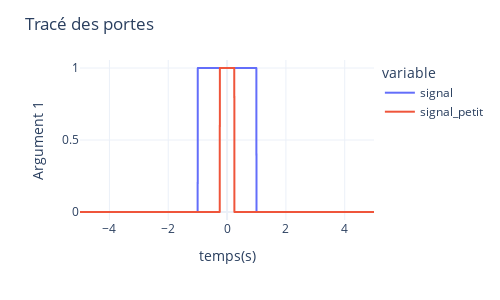
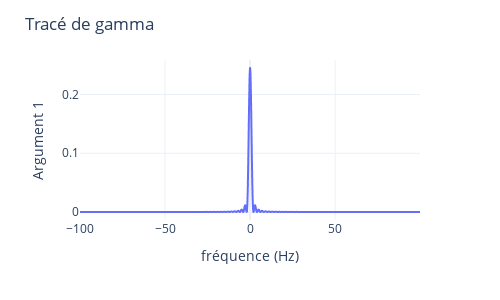

The notebook cell these images were saved under, in order:
### Code cell
a = 4

porte_petite = porte(a*t,T)

#######################superposition des portes
# I) Creer sa structure de données
df = pd.DataFrame({'temps':t, 'signal':porte(t,T),'signal_petit' : porte_petite, 'frequence' : nu, 'tf_real' : tf.real, 'tf_imag' : tf.imag})

# II) Creer sa figure
fig = px.line(df, x='temps', y=['signal','signal_petit'])

# III) Creer son layout
fig.update_layout(yaxis_title='Argument 1', xaxis_title='temps(s)',
#xaxis_range=..., yaxis_range=..., # if needed
title = 'Tracé des portes',
template='plotly_white', width=500, height=300)

# IV) Afficher
fig.show()

tf_petit , nu = msi.TransFourier(porte_petite,t)

gamma = np.abs(tf_petit)**2

#######################gamma
# I) Creer sa structure de données
df = pd.DataFrame({'temps':t, 'signal':porte(t,T),'signal_petit' : porte_petite, 'frequence' : nu, 'tf_real' : tf.real, 'tf_imag' : tf.imag , 'gamma' : gamma})

# II) Creer sa figure
fig = px.line(df, x='frequence', y='gamma')

# III) Creer son layout
fig.update_layout(yaxis_title='Argument 1', xaxis_title='fréquence (Hz)',
#xaxis_range=..., yaxis_range=..., # if needed
title = 'Tracé de gamma',
template='plotly_white', width=500, height=300)

# IV) Afficher
fig.show()

### Figure 1 — Plotly figure (JSON) as saved in the notebook; plotly's stock layout.template omitted (floating-point values rounded to 4 significant figures; data arrays with more than 128 entries replaced by an {"elided": "..."} marker saying what was removed)
{"data": [{"hovertemplate": "variable=signal<br>temps=%{x}<br>value=%{y}<extra></extra>", "legendgroup": "signal", "line": {"color": "#636efa", "dash": "solid"}, "marker": {"symbol": "circle"}, "mode": "lines", "name": "signal", "showlegend": true, "type": "scattergl", "x": {"elided": "2000 float values"}, "xaxis": "x", "y": {"elided": "2000 int values"}, "yaxis": "y"}, {"hovertemplate": "variable=signal_petit<br>temps=%{x}<br>value=%{y}<extra></extra>", "legendgroup": "signal_petit", "line": {"color": "#EF553B", "dash": "solid"}, "marker": {"symbol": "circle"}, "mode": "lines", "name": "signal_petit", "showlegend": true, "type": "scattergl", "x": {"elided": "2000 float values"}, "xaxis": "x", "y": {"elided": "2000 int values"}, "yaxis": "y"}], "layout": {"height": 300, "legend": {"title": {"text": "variable"}, "tracegroupgap": 0}, "margin": {"t": 60}, "title": {"text": "Tracé des portes"}, "width": 500, "xaxis": {"anchor": "y", "domain": [0, 1], "title": {"text": "temps(s)"}}, "yaxis": {"anchor": "x", "domain": [0, 1], "title": {"text": "Argument 1"}}}}

### Figure 2 — Plotly figure (JSON) as saved in the notebook; plotly's stock layout.template omitted (floating-point values rounded to 4 significant figures; data arrays with more than 128 entries replaced by an {"elided": "..."} marker saying what was removed)
{"data": [{"hovertemplate": "frequence=%{x}<br>gamma=%{y}<extra></extra>", "legendgroup": "", "line": {"color": "#636efa", "dash": "solid"}, "marker": {"symbol": "circle"}, "mode": "lines", "name": "", "showlegend": false, "type": "scattergl", "x": {"elided": "2000 float values"}, "xaxis": "x", "y": {"elided": "2000 float values"}, "yaxis": "y"}], "layout": {"height": 300, "legend": {"tracegroupgap": 0}, "margin": {"t": 60}, "title": {"text": "Tracé de gamma"}, "width": 500, "xaxis": {"anchor": "y", "domain": [0, 1], "title": {"text": "fréquence (Hz)"}}, "yaxis": {"anchor": "x", "domain": [0, 1], "title": {"text": "Argument 1"}}}}
